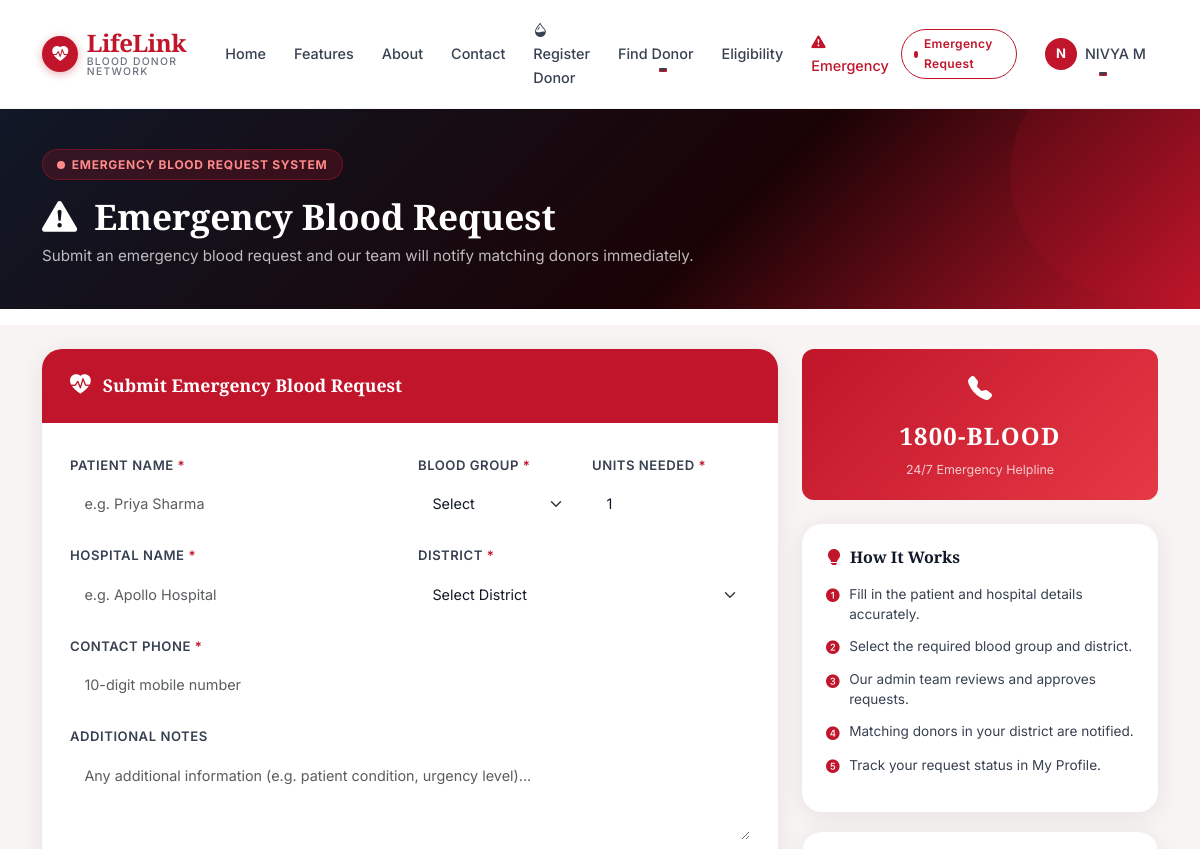
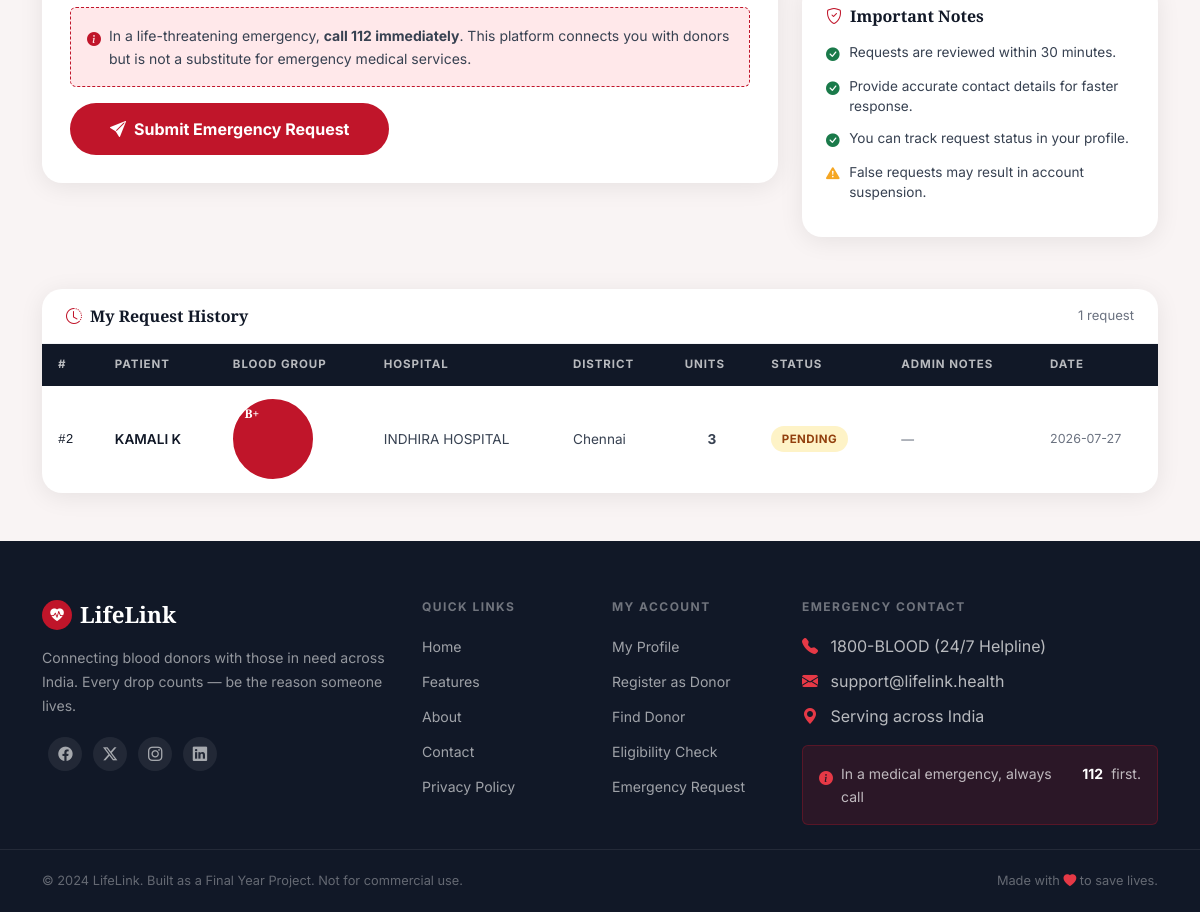
/emergency-request (signed in), run on the app's committed database (2 pictures, top to bottom).
### tables this page shows
CREATE TABLE emergency_requests (
            id            INTEGER PRIMARY KEY AUTOINCREMENT,
            user_id       INTEGER,
            patient_name  TEXT    NOT NULL,
            blood_group   TEXT    NOT NULL,
            hospital      TEXT    NOT NULL,
            district      TEXT    NOT NULL,
            contact_phone TEXT    NOT NULL,
            units_needed  INTEGER DEFAULT 1,
            status        TEXT    DEFAULT 'pending',
            admin_notes   TEXT,
            notes         TEXT,
            created_at    TEXT    DEFAULT (datetime('now')),
            updated_at    TEXT    DEFAULT (datetime('now')),
            FOREIGN KEY (user_id) REFERENCES users(id)
        );

### app.py (the view, shortened to what this page needs)
@app.route('/emergency-request', methods=['GET','POST'])
@login_required
def emergency_request():
    my_requests = get_user_emergency_requests(session['user_id'])
    return render_template('emergency_request.html',
        blood_groups=BLOOD_GROUPS,
        districts=TAMIL_NADU_DISTRICTS,
        my_requests=my_requests)

### app.py (called while the page is built)
def login_required(f):
    @wraps(f)
    def decorated(*args, **kwargs):
        if 'user_id' not in session:
            flash("Please login to continue.", "danger")
            return redirect(url_for('user_login'))
        if session.get('is_blocked'):
            flash("Your account has been blocked. Contact support.", "danger")
            session.clear()
            return redirect(url_for('user_login'))
        return f(*args, **kwargs)
    return decorated

### database.py (called while the page is built)
def get_db_connection():
    conn = sqlite3.connect(Config.DATABASE)
    conn.row_factory = sqlite3.Row
    return conn

def get_user_emergency_requests(uid):
    conn = get_db_connection()
    c = conn.cursor()
    c.execute('''
        SELECT * FROM emergency_requests
        WHERE user_id=? ORDER BY created_at DESC
    ''', (uid,))
    rows = c.fetchall()
    conn.close()
    return rows

### templates/emergency_request.html (shortened to what this page needs)
{% extends "base.html" %}
{% block content %}
<div class="emergency-hero">
  <div class="container" style="position:relative; z-index:1;">
    <div class="pulse-badge">
      <span class="pulse-dot"></span>
      Emergency Blood Request System
    </div>
    <h1>
      <i class="bi bi-exclamation-triangle-fill me-2"></i>
      Emergency Blood Request
    </h1>
    <p>Submit an emergency blood request and our team will notify matching donors immediately.</p>
  </div>
</div>
<div class="emergency-page">
  <div class="container">
    <div class="row g-4">
      <div class="col-lg-8">
        <div class="emergency-form-card">
          <div class="emergency-form-header">
            <i class="bi bi-heart-pulse-fill"></i>
            <h4>Submit Emergency Blood Request</h4>
          </div>
          <div class="emergency-form-body">
            <form method="POST" action="{{ url_for('emergency_request') }}" novalidate>
              <div class="row g-3">
                <div class="col-md-6">
                  <label class="form-label">
                    Patient Name <span class="required-star">*</span>
                  </label>
                  <input type="text" name="patient_name" class="form-control"
                    placeholder="e.g. Priya Sharma" required>
                </div>
                <div class="col-md-3">
                  <label class="form-label">
                    Blood Group <span class="required-star">*</span>
                  </label>
                  <select name="blood_group" class="form-select" required>
                    <option value="">Select</option>
                  </select>
                </div>
                <div class="col-md-3">
                  <label class="form-label">
                    Units Needed <span class="required-star">*</span>
                  </label>
                  <input type="number" name="units_needed" class="form-control"
                    min="1" max="10" value="1" required>
                </div>
                <div class="col-md-6">
                  <label class="form-label">
                    Hospital Name <span class="required-star">*</span>
                  </label>
                  <input type="text" name="hospital" class="form-control"
                    placeholder="e.g. Apollo Hospital" required>
                </div>
                <div class="col-md-6">
                  <label class="form-label">
                    District <span class="required-star">*</span>
                  </label>
                  <select name="district" class="form-select" required>
                    <option value="">Select District</option>
                  </select>
                </div>
                <div class="col-md-6">
                  <label class="form-label">
                    Contact Phone <span class="required-star">*</span>
                  </label>
                  <input type="tel" name="contact_phone" class="form-control"
                    placeholder="10-digit mobile number" required>
                </div>
                <div class="col-12">
                  <label class="form-label">Additional Notes</label>
                  <textarea name="notes" class="form-control" rows="3"
                    placeholder="Any additional information (e.g. patient condition, urgency level)..."></textarea>
                </div>
                <div class="col-12">
                  <div class="p-3 rounded" style="background:var(--red-light); border:1.5px dashed var(--red-deep);">
                    <small class="d-flex align-items-start gap-2" style="color:var(--gray-700);">
                      <i class="bi bi-info-circle-fill mt-1" style="color:var(--red-deep); flex-shrink:0;"></i>
                      <span>
                        In a life-threatening emergency, <strong>call 112 immediately</strong>.
                        This platform connects you with donors but is not a substitute for emergency medical services.
                      </span>
                    </small>
                  </div>
                </div>
                <div class="col-12">
                  <button type="submit" class="btn-submit-emergency">
                    <i class="bi bi-send-fill"></i>
                    Submit Emergency Request
                  </button>
                </div>
              </div>
            </form>
          </div>
        </div>
      </div>
      <div class="col-lg-4">
        <div class="emergency-hotline mb-4">
          <i class="bi bi-telephone-fill" style="font-size:1.5rem; margin-bottom:0.5rem; display:block;"></i>
          <div class="hotline-num">1800-BLOOD</div>
          <p>24/7 Emergency Helpline</p>
        </div>
        <div class="info-card">
          <h5><i class="bi bi-lightbulb-fill"></i> How It Works</h5>
          <div class="tip-item">
            <i class="bi bi-1-circle-fill"></i>
            Fill in the patient and hospital details accurately.
          </div>
          <div class="tip-item">
            <i class="bi bi-2-circle-fill"></i>
            Select the required blood group and district.
          </div>
          <div class="tip-item">
            <i class="bi bi-3-circle-fill"></i>
            Our admin team reviews and approves requests.
          </div>
          <div class="tip-item">
            <i class="bi bi-4-circle-fill"></i>
            Matching donors in your district are notified.
          </div>
          <div class="tip-item">
            <i class="bi bi-5-circle-fill"></i>
            Track your request status in My Profile.
          </div>
        </div>
        <div class="info-card">
          <h5><i class="bi bi-shield-check"></i> Important Notes</h5>
          <div class="tip-item">
            <i class="bi bi-check-circle-fill" style="color:#1A7A4A;"></i>
            Requests are reviewed within 30 minutes.
          </div>
          <div class="tip-item">
            <i class="bi bi-check-circle-fill" style="color:#1A7A4A;"></i>
            Provide accurate contact details for faster response.
          </div>
          <div class="tip-item">
            <i class="bi bi-check-circle-fill" style="color:#1A7A4A;"></i>
            You can track request status in your profile.
          </div>
          <div class="tip-item">
            <i class="bi bi-exclamation-triangle-fill" style="color:var(--gold);"></i>
            False requests may result in account suspension.
          </div>
        </div>
      </div>
    </div>
    {% if my_requests %}
    <div class="requests-card">
      <div class="requests-card-header">
        <h5>
          <i class="bi bi-clock-history"></i>
          My Request History
        </h5>
        <span style="font-size:0.82rem; color:var(--gray-500);">
          {{ my_requests|length }} request{{ 's' if my_requests|length != 1 else '' }}
        </span>
      </div>
      <div style="overflow-x:auto;">
        <table class="req-table">
          <thead>
            <tr>
              <th>#</th>
              <th>Patient</th>
              <th>Blood Group</th>
              <th>Hospital</th>
              <th>District</th>
              <th>Units</th>
              <th>Status</th>
              <th>Admin Notes</th>
              <th>Date</th>
            </tr>
          </thead>
          <tbody>
            {% for req in my_requests %}
            <tr>
              <td style="color:var(--gray-400); font-family:monospace; font-size:0.8rem;">#{{ req.id }}</td>
              <td style="font-weight:600; color:var(--gray-900);">{{ req.patient_name }}</td>
              <td><span class="blood-badge">{{ req.blood_group }}</span></td>
              <td>{{ req.hospital }}</td>
              <td>{{ req.district }}</td>
              <td style="text-align:center; font-weight:700;">{{ req.units_needed }}</td>
              <td><span class="req-status {{ req.status }}">{{ req.status }}</span></td>
              <td style="font-size:0.8rem; color:var(--gray-500);">
                {{ req.admin_notes or '—' }}
              </td>
              <td style="font-size:0.78rem; color:var(--gray-500); white-space:nowrap;">
                {{ req.created_at[:10] if req.created_at else 'N/A' }}
              </td>
            </tr>
            {% endfor %}
          </tbody>
        </table>
      </div>
    </div>
    {% endif %}
  </div>
</div>
{% endblock %}

### static/css/style.css (style rules this page uses)
:root { --red-deep: #C0152A; --red-mid: #E63946; --red-light: #FFE8EA; --crimson-bg: #1A0305; --white: #FFFFFF; --off-white: #F9F4F4; --gray-100: #F3F4F6; --gray-300: #D1D5DB; --gray-500: #6B7280; --gray-700: #374151; --gray-900: #111827; --gold: #F5A623; --font-display: 'Playfair Display', Georgia, serif; --font-body: 'Inter', system-ui, sans-serif; --section-py: 5rem; --radius-sm: 0.375rem; --radius-md: 0.75rem; --radius-lg: 1.25rem; --radius-pill: 50rem; --shadow-card: 0 4px 24px rgba(0,0,0,0.08); --shadow-lift: 0 8px 40px rgba(192,21,42,0.18); --transition: 0.25s ease; }
*, *::before, *::after { box-sizing: border-box; margin: 0; padding: 0; }
html { scroll-behavior: smooth; font-size: 16px; }
body { font-family: var(--font-body); color: var(--gray-900); background: var(--white); line-height: 1.65; -webkit-font-smoothing: antialiased; }
.blood-badge { display: flex; flex-direction: column; align-items: center; justify-content: center; width: 80px; height: 80px; border-radius: 50%; background: var(--red-light); border: 2px solid var(--red-deep); color: var(--red-deep); font-family: var(--font-display); font-size: 1.1rem; font-weight: 700; margin: 0 auto; transition: all var(--transition); cursor: default; }

### data on the page
emergency_requests: id "2", patient_name "KAMALI K", blood_group "B+", hospital "INDHIRA HOSPITAL", district "Chennai", units_needed "3", status "PENDING", admin_notes "—", created_at "2026-07-27"

### other printed values
{{ (session.full_name or session.username)[0] | upper }} "N"
{{ session.full_name or session.username }} "NIVYA M"
{{ my_requests|length }} "1"
